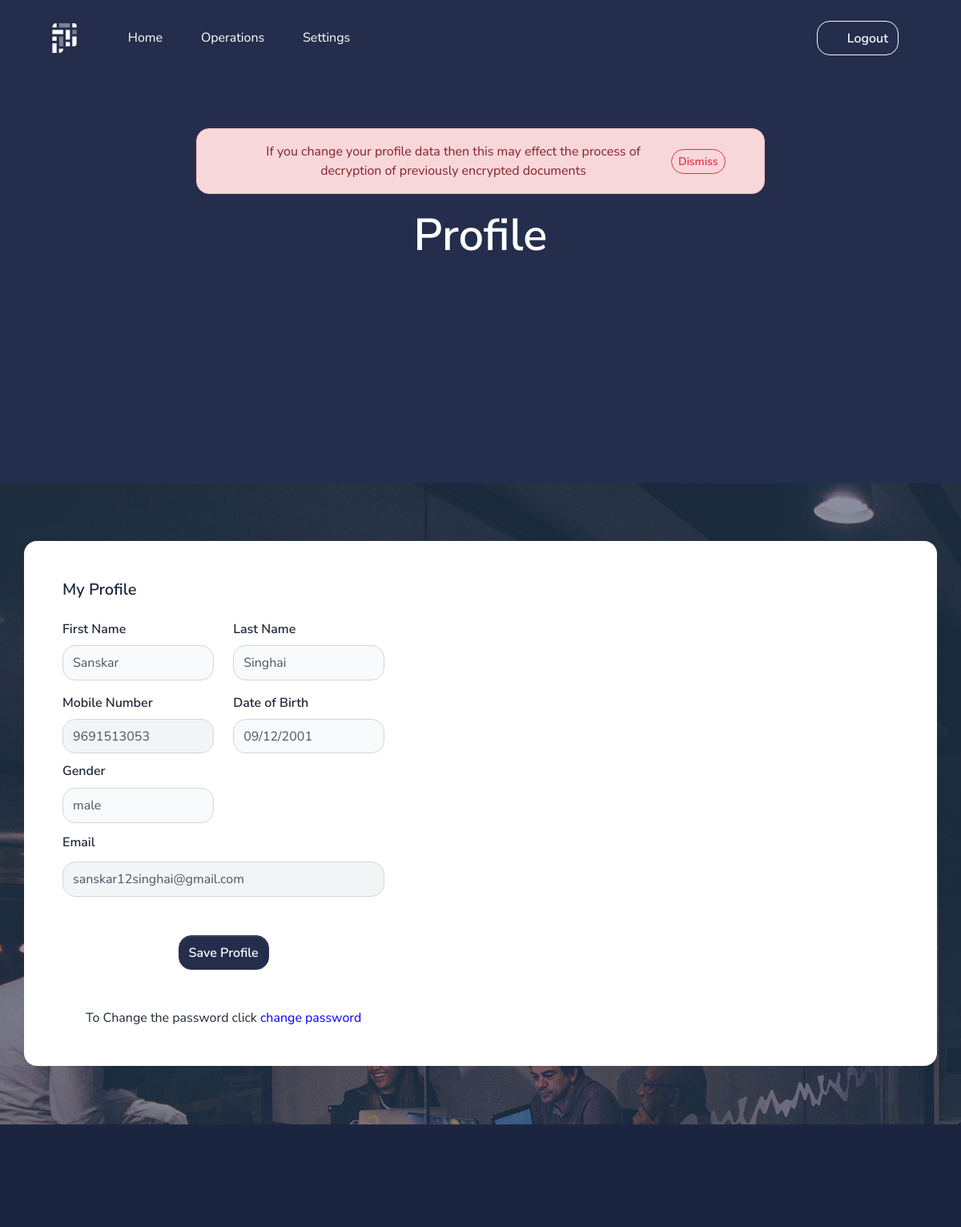
/profile (signed in), run on the app's committed database.
### app.py (models this page shows)
class registration(db.Model):
    fname=db.Column(db.String(20), nullable=False)
    lname=db.Column(db.String(20), nullable=False)
    gender=db.Column(db.String(7), nullable=False)
    phone=db.Column(db.Integer, primary_key=True)
    email=db.Column(db.String(50), primary_key=True)
    dob=db.Column(db.String(10),nullable=False)
    role=db.Column(db.String(10),nullable=False)
    status=db.Column(db.String(10),nullable=False)
    password=db.Column(db.String(20), nullable=False)

### app.py (the view)
@app.route("/profile")
def profile():
    if 'email' in session:
        lo=registration.query.filter_by(email=session['email']).first()
        flash("If you change your profile data then this may effect the process of decryption of previously encrypted documents","danger")
        return render_template("home/profile.html",lo=lo,msg="no")
    else:
        return redirect("/")

### templates/home/profile.html (shortened to what this page needs)
{% extends "layouts/base.html" %}
{% block content %}
    <main>
        <section class="section section-header pb-11 bg-primary text-white">
            <div class="container">
                <div class="row justify-content-center">
                    <div class="col-12 col-xl-8 text-center">
                        {% with messages = get_flashed_messages(with_categories=true) %}
                        {% if messages %}
                              {% for cato,message in messages %}
                              <div class="alert alert-{{cato}} alert-dismissible d-flex align-items-center justify-content-between" role="alert">
                                <svg class="bi flex-shrink-0 me-2" width="24" height="24" role="img" aria-label="Success:"><use xlink:href="#check-circle-fill"/></svg>
                                    {{message}}
                                    <button type="button" class="btn btn-light btn-outline-{{cato}} btn-sm" data-bs-dismiss="alert" aria-label="Close" style="margin:0% 0%">Dismiss</button>
                              </div>
                              {% endfor %}
                        {% endif %}
                        {% endwith %}
                        <h1 class="display-2 mb-3">Profile</h1>
                    </div>
                </div>
            </div>
        </section>
      <section class="min-vh-100 d-flex align-items-center section-image overlay-soft-dark" data-background="/static/assets/img/pages/form-image.jpg">
            <div class="container rounded bg-white mt-5 mb-5">
               <div class="row">
                   <div class="col-md-5 border-right">
                       <div class="p-3 py-5">
                           <div class="d-flex justify-content-between align-items-center mb-3">
                               <h5 class="text-right">My Profile </h5>
                           </div>
                           <form action="/profileupdate" method="post">
                           <div class="row mt-2">
                               <div class="col-md-6"><label class="labels">First Name</label><input type="text" class="form-control" name="fname" id="fname" value="{{lo.fname}}" placeholder="first name" ></div>
                               <div class="col-md-6"><label class="labels">Last Name</label><input type="text" class="form-control"  name="lname" id="lname" value="{{lo.lname}}" placeholder="last name"></div>
                           </div>
                           <div class="row mt-3">
                               <div class="col-md-6"><label class="labels">Mobile Number</label><input type="text" class="form-control" name="phone" id="phone" value="{{lo.phone}}" placeholder=" phone number" readonly></div><br>
                               <div class="col-md-6"><label class="labels">Date of Birth</label><input type="text" class="form-control" name="dob" id="dob" value="{{lo.dob}}" placeholder="date of birth" ></div><br>
                               <div class="col-md-6"><label class="labels" style="margin: 5% 0%;">Gender</label><input type="text" class="form-control" name="gender" id="gender" value="{{lo.gender}}" placeholder="gender"></div><br>
                               <div class="col-md-12"><label class="labels" style="margin: 3% 0%;">Email</label><input type="text" class="form-control" name="email" id="email" value="{{lo.email}}" placeholder="email" readonly ></div><br>
                           </div>
                           <div class="mt-5 text-center"><button class="btn btn-primary profile-button" type="submit">Save Profile</button></div>
                           {% if msg=="no" %}
                           <div class="mt-5 text-center">To Change the password click <a href="\passwrodupdatepage" style="color: blue;"> change password </a></div>
                           {% endif %}
                        </form>
                       </div>
                   </div>
                   <div class="col-md-4">
                    <div class="p-3 py-5">
           </div>
           </div>
               </section>
    </main>
    {% include 'includes/footer.html' %}
{% endblock content %}

### data on the page
registration: fname "Sanskar", lname "Singhai", phone "9691513053", dob "09/12/2001", gender "male", email "sanskar12singhai@gmail.com"

### other printed values
{{ message }} "If you change your profile data then this may effect the process of decryption of previously encrypted documents"
